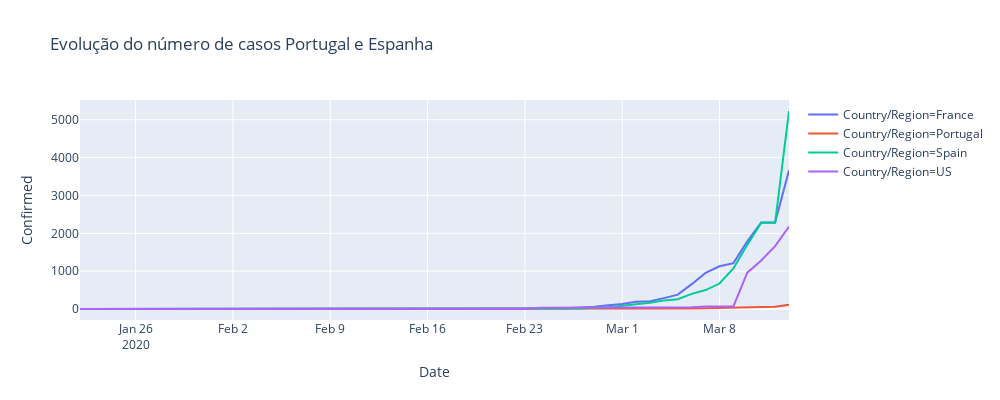

The notebook cell this image was saved under:
### Code cell
temp = full_table.loc[((full_table['Country/Region']=='Spain')| (full_table['Country/Region']=='Portugal')
                       |(full_table['Country/Region']=='France') |(full_table['Country/Region']=='US'))]
temp = temp.groupby(['Country/Region', 'Date'])['Confirmed', 'Deaths', 'Recovered'].sum()

temp = temp.reset_index()


fig = px.line(temp, x="Date", y="Confirmed", color='Country/Region',height=400,width=1000,
             title='Evolução do número de casos Portugal e Espanha')
fig.show()
